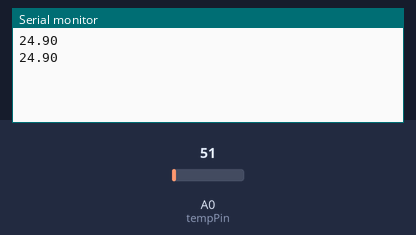
Recording of a sketch running on a simulated Arduino Uno, built with avr-gcc and run on an emulated ATmega328P. On the bench: the last lines printed to the serial monitor. The inputs (shaded band) are chosen by the test bench; at power-on: A0 (tempPin) = 51.

Above: at 3.8 s.
3.9 s: A0 (tempPin) set to 61
At 7.4 s:
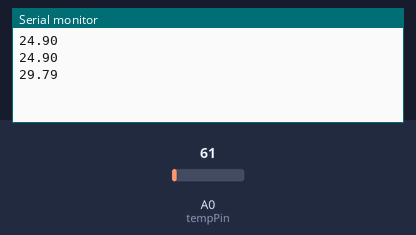
7.8 s: A0 (tempPin) set to 71
At 9.8 s:
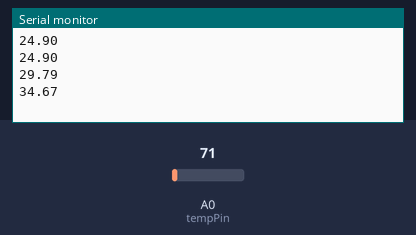
Timing chart, 0 to 11.3 s (numbered marks = the images above; inputs shaded):
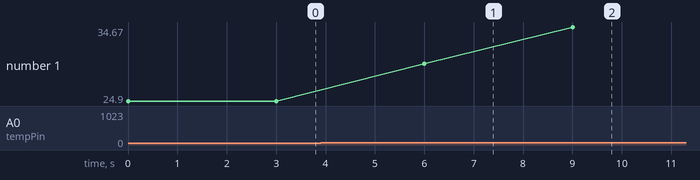

The sketch:

sketch-lm35.ino
```cpp
int val;
#define tempPin  A0

void setup()
{
  Serial.begin(9600);
}
void loop()
{
  val = analogRead(tempPin);
  float mv = (val * (5000/1024.0))/10;
  Serial.println(mv);

   delay(3000);
}
```

Measured:
- after the input at 3.9 s, the serial monitor: prints a new line after 2.1 s (image 1)
- after the input at 7.8 s, the serial monitor: prints a new line after 1.2 s (image 2)
- plotted number 1: 24.9 → 29.79 after the input at 3.9 s, 29.79 → 34.67 after the input at 7.8 s
